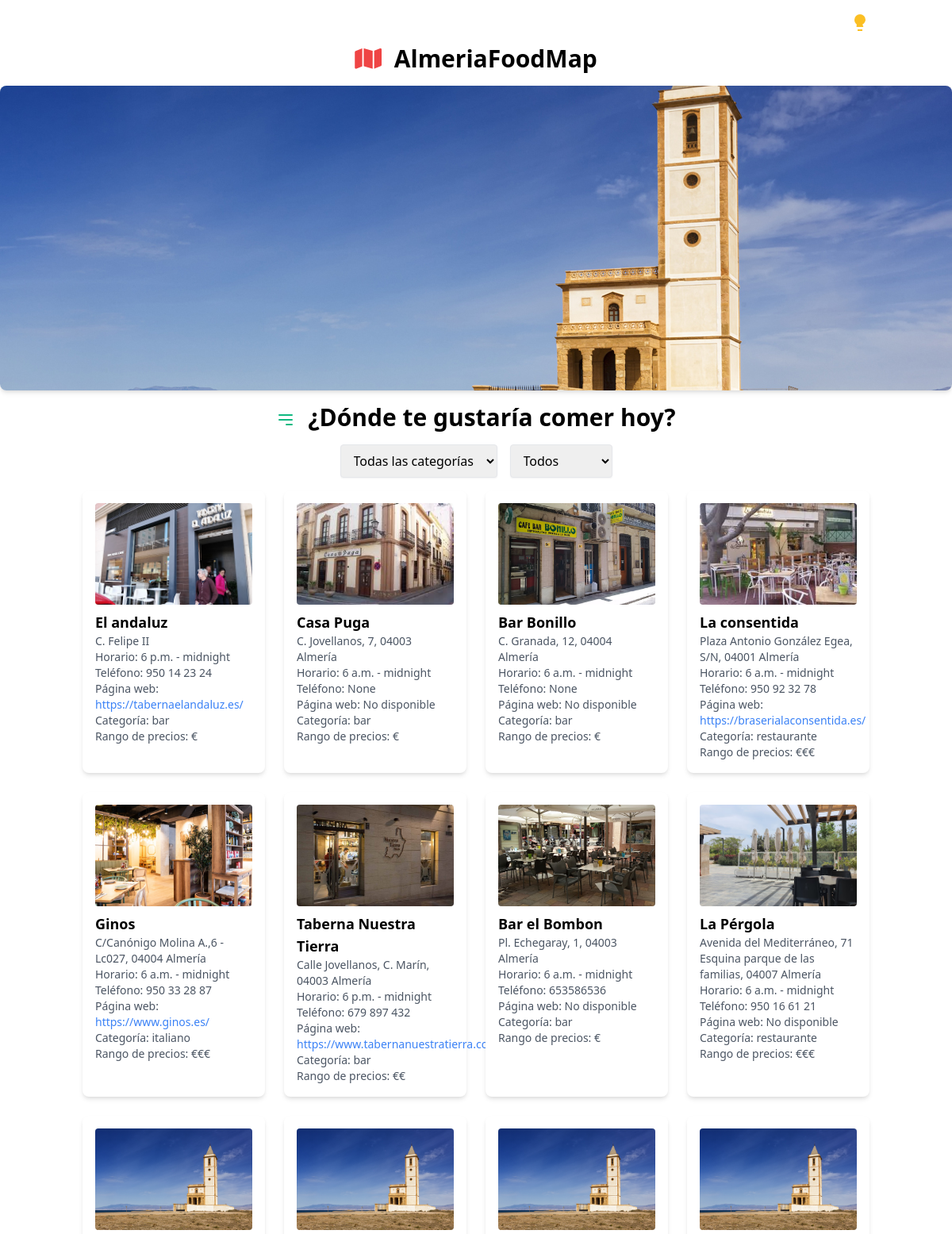
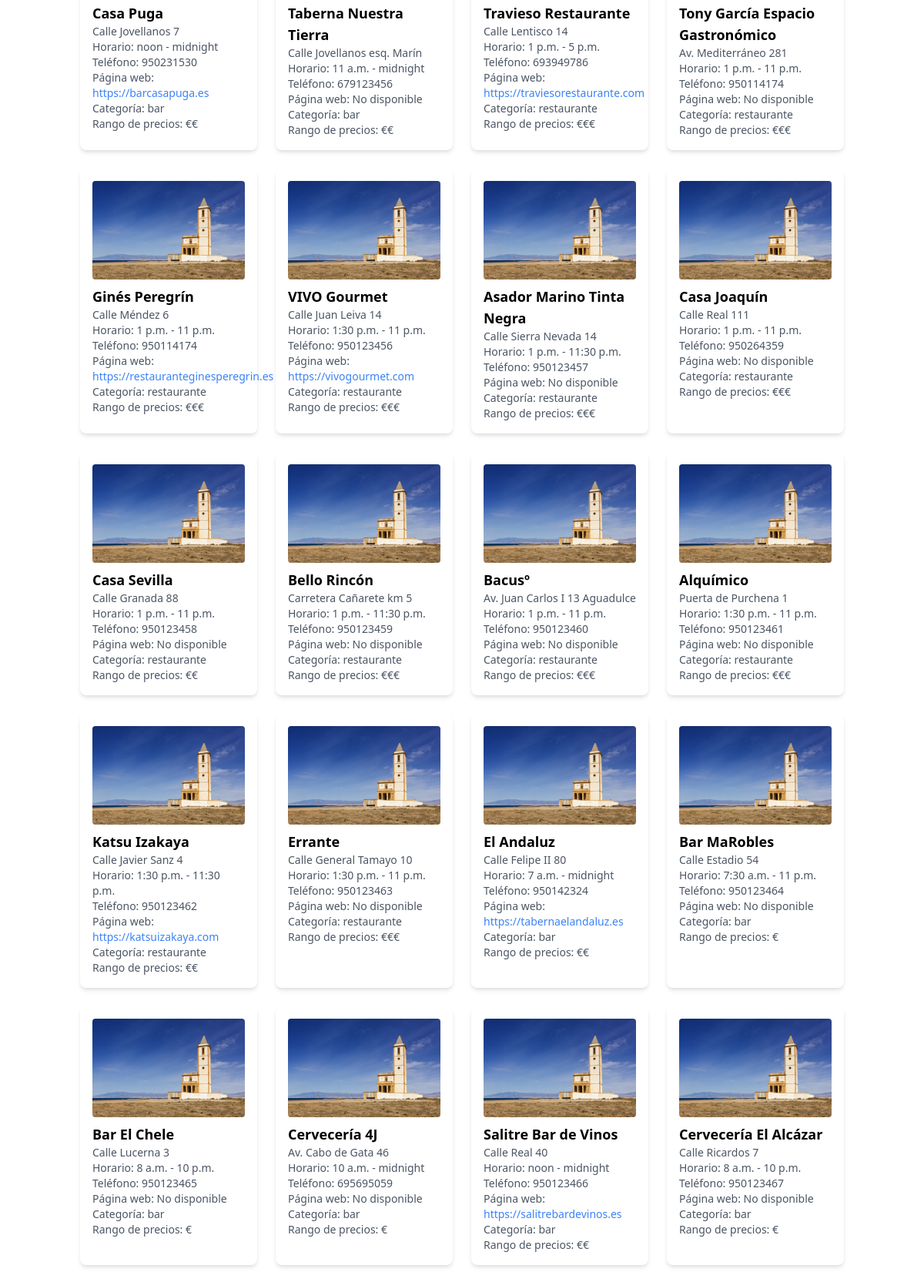
The page /restaurants/ (upper part) on the database its author committed (2 pictures, top to bottom).
### myapp/models.py (models this page shows, shortened)
class Restaurant(models.Model):
    name = models.CharField(max_length=100)
    address = models.CharField(max_length=255)
    opening_time = models.TimeField()
    closing_time = models.TimeField()
    latitude = models.DecimalField(max_digits=9, decimal_places=6)
    longitude = models.DecimalField(max_digits=9, decimal_places=6)
    description = models.TextField()
    image = models.ImageField(upload_to='uploads/', blank=True, null=True)
    CATEGORY_CHOICES = [
        ('bar', 'Bar'),
        ('cafe', 'Café'),
        ('italiano', 'Italiano'),
        ('restaurante', 'Restaurante'),
    ]
    category = models.CharField(max_length=20, choices=CATEGORY_CHOICES, blank=True, null=True)
    PRICE_CHOICES = [
        ('€', 'Económico'),
        ('€€', 'Moderado'),
        ('€€€', 'Caro'),
    ]
    price_range = models.CharField(max_length=3, choices=PRICE_CHOICES, blank=True, null=True)
    external_reviews_url = models.URLField(blank=True, null=True)
    phone = models.CharField(max_length=15, blank=True, null=True)
    website = models.URLField(blank=True, null=True)

### myapp/views.py (the view)
# urls.py: path('restaurants/', views.restaurant_list, name='restaurant_list'),
def restaurant_list(request):
    restaurants = Restaurant.objects.all()
    return render(request, 'restaurant_list.html', {
        'restaurants': restaurants,
        'ciudad': {'lat': 36.8340, 'lng': -2.4637}  # Coordenadas de Almería
    })

### myapp/templates/restaurant_list.html (shortened to what this page needs)
<!DOCTYPE html>
<html lang="es">
<head>
    <link rel="stylesheet" href="https://cdnjs.cloudflare.com/ajax/libs/font-awesome/6.0.0-beta3/css/all.min.css">
    <link rel="stylesheet" href="https://unpkg.com/leaflet@1.7.1/dist/leaflet.css" />
    <link rel="stylesheet" href="https://cdnjs.cloudflare.com/ajax/libs/font-awesome/6.0.0-beta3/css/all.min.css">
    <link href="https://cdn.jsdelivr.net/npm/tailwindcss@2.2.19/dist/tailwind.min.css" rel="stylesheet" />
</head>
<body class="light-theme font-sans leading-normal tracking-normal">
    <div class="container mx-auto p-4 flex justify-end">
        <svg onclick="toggleTheme()" class="theme-toggle" xmlns="http://www.w3.org/2000/svg" viewBox="0 0 24 24">
            <path d="M12 2a7 7 0 00-7 7c0 2.326 1.099 4.484 2.841 5.667L7.618 18h8.764l-1.223-3.333A6.966 6.966 0 0019 9a7 7 0 00-7-7zM9 21h6v2H9v-2z"></path>
        </svg>
    </div>
 <h1 class="text-3xl font-bold text-center mb-4">
    <i class="fas fa-map text-red-500 mr-2"></i>
    AlmeriaFoodMap
</h1>
    <div class="relative w-full h-64 md:h-80 lg:h-96 overflow-hidden rounded-lg shadow-md">
        <img src="/static/cabo.jpg" alt="Iglesia de Cabo de Gata" class="object-cover w-full h-full" />
    </div>
    <div class="container mx-auto p-4">
        <h2 class="text-3xl font-bold text-center mb-4">
            <svg xmlns="http://www.w3.org/2000/svg" class="inline-block w-6 h-6 text-green-500 mr-2" fill="none" viewBox="0 0 24 24" stroke="currentColor">
                <path stroke-linecap="round" stroke-linejoin="round" stroke-width="2" d="M4 6h16M4 12h16m-7 6h7" />
            </svg>
            ¿Dónde te gustaría comer hoy?
        </h2>
        <div class="mb-4 flex gap-4 justify-center">
            <select id="categoryFilter" onchange="filterRestaurants()" class="px-3 py-2 border rounded shadow-sm">
                <option value="">Todas las categorías</option>
            </select>
            <select id="priceFilter" onchange="filterRestaurants()" class="px-3 py-2 border rounded shadow-sm">
                <option value="">Todos</option>
            </select>
        </div>
        <div id="restaurant-list" class="grid grid-cols-1 sm:grid-cols-2 md:grid-cols-3 lg:grid-cols-4 gap-6 mb-6">
            {% for restaurant in restaurants %}
            <div class="bg-white p-4 rounded-lg shadow-md cursor-pointer" onclick="highlightRestaurant({{ restaurant.latitude }}, {{ restaurant.longitude }}, '{{ restaurant.name }}', '{{ restaurant.address }}')" data-category="{{ restaurant.category }}" data-price="{{ restaurant.price_range }}">
                {% if restaurant.image %}
                <img src="{{ restaurant.image.url }}" alt="{{ restaurant.name }}" class="w-full h-32 object-cover rounded mb-2" />
                {% else %}
                <img src="/static/cabo.jpg" alt="No disponible" class="w-full h-32 object-cover rounded mb-2" />
                {% endif %}
                <h3 class="text-lg font-semibold">{{ restaurant.name }}</h3>
                <p class="text-sm text-gray-600">{{ restaurant.address }}</p>
                <p class="text-sm text-gray-600">Horario: {{ restaurant.opening_time }} - {{ restaurant.closing_time }}</p>
                <p class="text-sm text-gray-600">Teléfono: {{ restaurant.phone }}</p>
                <p class="text-sm text-gray-600">Página web: {% if restaurant.website %}<a href="{{ restaurant.website }}" class="text-blue-500 hover:underline" target="_blank">{{ restaurant.website }}</a>{% else %} No disponible {% endif %}</p>
                <p class="text-sm text-gray-600">Categoría: {{ restaurant.category }}</p>
                <p class="text-sm text-gray-600">Rango de precios: {{ restaurant.price_range }}</p>
            </div>
            {% endfor %}
        </div>
    </div>
</body>
</html>

### myapp/templates/restaurant_list.html (style rules this page uses)
body.light-theme { background-color: #ffffff; color: #000000; }
.theme-toggle { cursor: pointer; width: 24px; height: 24px; transition: transform 0.3s ease; }
.light-theme .theme-toggle { fill: #fbbf24; }

### rows shown on the page
Restaurant: image (picture), name "El andaluz", address "C. Felipe II", opening_time "6 p.m.", closing_time "midnight", phone "950 14 23 24", website "https://tabernaelandaluz.es/", category "bar", price_range "€"
Restaurant: image (picture), name "Casa Puga", address "C. Jovellanos, 7, 04003 Almería", opening_time "6 a.m.", closing_time "midnight", phone "None", shows "No disponible", category "bar", price_range "€"
Restaurant: image (picture), name "Bar Bonillo", address "C. Granada, 12, 04004 Almería", opening_time "6 a.m.", closing_time "midnight", phone "None", shows "No disponible", category "bar", price_range "€"
Restaurant: image (picture), name "La consentida", address "Plaza Antonio González Egea, S/N, 04001 Almería", opening_time "6 a.m.", closing_time "midnight", phone "950 92 32 78", website "https://braserialaconsentida.es/", category "restaurante", price_range "€€€"
Restaurant: image (picture), name "Ginos", address "C/Canónigo Molina A.,6 - Lc027, 04004 Almería", opening_time "6 a.m.", closing_time "midnight", phone "950 33 28 87", website "https://www.ginos.es/", category "italiano", price_range "€€€"
Restaurant: image (picture), name "Taberna Nuestra Tierra", address "Calle Jovellanos, C. Marín, 04003 Almería", opening_time "6 p.m.", closing_time "midnight", phone "679 897 432", website "https://www.tabernanuestratierra.com/", category "bar", price_range "€€"
Restaurant: image (picture), name "Bar el Bombon", address "Pl. Echegaray, 1, 04003 Almería", opening_time "6 a.m.", closing_time "midnight", phone "653586536", shows "No disponible", category "bar", price_range "€"
Restaurant: image (picture), name "La Pérgola", address "Avenida del Mediterráneo, 71 Esquina parque de las familias, 04007 Almería", opening_time "6 a.m.", closing_time "midnight", phone "950 16 61 21", shows "No disponible", category "restaurante", price_range "€€€"
Restaurant: name "Casa Puga", address "Calle Jovellanos 7", opening_time "noon", closing_time "midnight", phone "950231530", website "https://barcasapuga.es", category "bar", price_range "€€"
Restaurant: name "Taberna Nuestra Tierra", address "Calle Jovellanos esq. Marín", opening_time "11 a.m.", closing_time "midnight", phone "679123456", website "No disponible", category "bar", price_range "€€"
Restaurant: name "Travieso Restaurante", address "Calle Lentisco 14", opening_time "1 p.m.", closing_time "5 p.m.", phone "693949786", website "https://traviesorestaurante.com", category "restaurante", price_range "€€€"
Restaurant: name "Tony García Espacio Gastronómico", address "Av. Mediterráneo 281", opening_time "1 p.m.", closing_time "11 p.m.", phone "950114174", website "No disponible", category "restaurante", price_range "€€€"
Restaurant: name "Ginés Peregrín", address "Calle Méndez 6", opening_time "1 p.m.", closing_time "11 p.m.", phone "950114174", website "https://restauranteginesperegrin.es", category "restaurante", price_range "€€€"
Restaurant: name "VIVO Gourmet", address "Calle Juan Leiva 14", opening_time "1:30 p.m.", closing_time "11 p.m.", phone "950123456", website "https://vivogourmet.com", category "restaurante", price_range "€€€"
Restaurant: name "Asador Marino Tinta Negra", address "Calle Sierra Nevada 14", opening_time "1 p.m.", closing_time "11:30 p.m.", phone "950123457", website "No disponible", category "restaurante", price_range "€€€"
Restaurant: name "Casa Joaquín", address "Calle Real 111", opening_time "1 p.m.", closing_time "11 p.m.", phone "950264359", website "No disponible", category "restaurante", price_range "€€€"
Restaurant: name "Casa Sevilla", address "Calle Granada 88", opening_time "1 p.m.", closing_time "11 p.m.", phone "950123458", website "No disponible", category "restaurante", price_range "€€"
Restaurant: name "Bello Rincón", address "Carretera Cañarete km 5", opening_time "1 p.m.", closing_time "11:30 p.m.", phone "950123459", website "No disponible", category "restaurante", price_range "€€€"
Restaurant: name "Bacusº", address "Av. Juan Carlos I 13 Aguadulce", opening_time "1 p.m.", closing_time "11 p.m.", phone "950123460", website "No disponible", category "restaurante", price_range "€€€"
Restaurant: name "Alquímico", address "Puerta de Purchena 1", opening_time "1:30 p.m.", closing_time "11 p.m.", phone "950123461", website "No disponible", category "restaurante", price_range "€€€"
Restaurant: name "Katsu Izakaya", address "Calle Javier Sanz 4", opening_time "1:30 p.m.", closing_time "11:30 p.m.", phone "950123462", website "https://katsuizakaya.com", category "restaurante", price_range "€€"
Restaurant: name "Errante", address "Calle General Tamayo 10", opening_time "1:30 p.m.", closing_time "11 p.m.", phone "950123463", website "No disponible", category "restaurante", price_range "€€€"
Restaurant: name "El Andaluz", address "Calle Felipe II 80", opening_time "7 a.m.", closing_time "midnight", phone "950142324", website "https://tabernaelandaluz.es", category "bar", price_range "€€"
Restaurant: name "Bar MaRobles", address "Calle Estadio 54", opening_time "7:30 a.m.", closing_time "11 p.m.", phone "950123464", website "No disponible", category "bar", price_range "€"
Restaurant: name "Bar El Chele", address "Calle Lucerna 3", opening_time "8 a.m.", closing_time "10 p.m.", phone "950123465", website "No disponible", category "bar", price_range "€"
Restaurant: name "Cervecería 4J", address "Av. Cabo de Gata 46", opening_time "10 a.m.", closing_time "midnight", phone "695695059", website "No disponible", category "bar", price_range "€"
Restaurant: name "Salitre Bar de Vinos", address "Calle Real 40", opening_time "noon", closing_time "midnight", phone "950123466", website "https://salitrebardevinos.es", category "bar", price_range "€€"
Restaurant: name "Cervecería El Alcázar", address "Calle Ricardos 7", opening_time "8 a.m.", closing_time "10 p.m.", phone "950123467", website "No disponible", category "bar", price_range "€"
